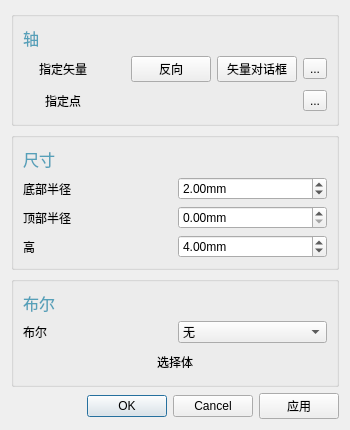
<?xml version="1.0" encoding="UTF-8"?>
<ui version="4.0">
 <class>ConeParamsDialog</class>
 <widget class="QDialog" name="ConeParamsDialog">
  <property name="geometry">
   <rect>
    <x>0</x>
    <y>0</y>
    <width>350</width>
    <height>400</height>
   </rect>
  </property>
  <property name="windowTitle">
   <string>圆锥体</string>
  </property>
  <property name="windowIcon">
   <iconset resource="resource/resources.qrc">
    <normaloff>:/icons/cone_color.png</normaloff>:/icons/cone_color.png</iconset>
  </property>
  <layout class="QGridLayout" name="gridLayout_4">
   <item row="1" column="0">
    <widget class="QGroupBox" name="groupBox_2">
     <property name="title">
      <string/>
     </property>
     <property name="flat">
      <bool>true</bool>
     </property>
     <layout class="QGridLayout" name="gridLayout_2">
      <item row="1" column="0">
       <layout class="QVBoxLayout" name="verticalLayout">
        <item>
         <layout class="QHBoxLayout" name="horizontalLayout_3">
          <item>
           <widget class="QLabel" name="radius1">
            <property name="text">
             <string>底部半径</string>
            </property>
           </widget>
          </item>
          <item>
           <widget class="QDoubleSpinBox" name="Radius1SpinBox">
            <property name="suffix">
             <string>mm</string>
            </property>
            <property name="minimum">
             <double>0.100000000000000</double>
            </property>
            <property name="value">
             <double>2.000000000000000</double>
            </property>
           </widget>
          </item>
         </layout>
        </item>
        <item>
         <layout class="QHBoxLayout" name="horizontalLayout">
          <item>
           <widget class="QLabel" name="Radius2">
            <property name="text">
             <string>顶部半径</string>
            </property>
           </widget>
          </item>
          <item>
           <widget class="QDoubleSpinBox" name="Radius2SpinBox">
            <property name="suffix">
             <string>mm</string>
            </property>
           </widget>
          </item>
         </layout>
        </item>
        <item>
         <layout class="QHBoxLayout" name="horizontalLayout_2">
          <item>
           <widget class="QLabel" name="Height">
            <property name="text">
             <string>高</string>
            </property>
           </widget>
          </item>
          <item>
           <widget class="QDoubleSpinBox" name="HeightSpinBox">
            <property name="suffix">
             <string>mm</string>
            </property>
            <property name="minimum">
             <double>0.100000000000000</double>
            </property>
            <property name="value">
             <double>4.000000000000000</double>
            </property>
           </widget>
          </item>
         </layout>
        </item>
       </layout>
      </item>
      <item row="0" column="0">
       <widget class="QLabel" name="label_3">
        <property name="font">
         <font>
          <pointsize>12</pointsize>
         </font>
        </property>
        <property name="styleSheet">
         <string notr="true">color: rgb(85, 160, 185);</string>
        </property>
        <property name="text">
         <string>尺寸</string>
        </property>
       </widget>
      </item>
     </layout>
    </widget>
   </item>
   <item row="3" column="0">
    <layout class="QHBoxLayout" name="horizontalLayout_5">
     <item>
      <widget class="QDialogButtonBox" name="okandcancel">
       <property name="standardButtons">
        <set>QDialogButtonBox::StandardButton::Cancel|QDialogButtonBox::StandardButton::Ok</set>
       </property>
      </widget>
     </item>
     <item>
      <widget class="QPushButton" name="applyButton">
       <property name="text">
        <string>应用</string>
       </property>
      </widget>
     </item>
    </layout>
   </item>
   <item row="2" column="0">
    <widget class="QGroupBox" name="groupBox_3">
     <property name="title">
      <string/>
     </property>
     <property name="flat">
      <bool>true</bool>
     </property>
     <layout class="QGridLayout" name="gridLayout_3">
      <item row="1" column="0">
       <layout class="QVBoxLayout" name="verticalLayout_2">
        <item>
         <layout class="QHBoxLayout" name="horizontalLayout_4">
          <item>
           <widget class="QLabel" name="label">
            <property name="text">
             <string>布尔</string>
            </property>
           </widget>
          </item>
          <item>
           <widget class="QComboBox" name="comboBox">
            <item>
             <property name="text">
              <string>无</string>
             </property>
            </item>
            <item>
             <property name="text">
              <string>合并</string>
             </property>
            </item>
            <item>
             <property name="text">
              <string>减去</string>
             </property>
            </item>
            <item>
             <property name="text">
              <string>相交</string>
             </property>
            </item>
           </widget>
          </item>
         </layout>
        </item>
        <item>
         <widget class="QPushButton" name="pushButton_3">
          <property name="text">
           <string>选择体</string>
          </property>
          <property name="flat">
           <bool>true</bool>
          </property>
         </widget>
        </item>
       </layout>
      </item>
      <item row="0" column="0">
       <widget class="QLabel" name="label_4">
        <property name="font">
         <font>
          <pointsize>12</pointsize>
         </font>
        </property>
        <property name="styleSheet">
         <string notr="true">color: rgb(85, 160, 185);</string>
        </property>
        <property name="text">
         <string>布尔</string>
        </property>
       </widget>
      </item>
     </layout>
    </widget>
   </item>
   <item row="0" column="0">
    <widget class="QGroupBox" name="groupBox">
     <property name="title">
      <string/>
     </property>
     <property name="flat">
      <bool>true</bool>
     </property>
     <layout class="QGridLayout" name="gridLayout">
      <item row="2" column="0">
       <widget class="QPushButton" name="designated_point">
        <property name="text">
         <string>指定点</string>
        </property>
        <property name="flat">
         <bool>true</bool>
        </property>
       </widget>
      </item>
      <item row="1" column="2">
       <widget class="QPushButton" name="pushButton_2">
        <property name="text">
         <string>反向</string>
        </property>
       </widget>
      </item>
      <item row="1" column="4">
       <widget class="QToolButton" name="toolButton">
        <property name="text">
         <string>...</string>
        </property>
       </widget>
      </item>
      <item row="2" column="4">
       <widget class="QToolButton" name="originSnapToolButton">
        <property name="text">
         <string>...</string>
        </property>
        <property name="popupMode">
         <enum>QToolButton::ToolButtonPopupMode::InstantPopup</enum>
        </property>
       </widget>
      </item>
      <item row="0" column="0">
       <widget class="QLabel" name="label_2">
        <property name="font">
         <font>
          <pointsize>12</pointsize>
          <bold>false</bold>
         </font>
        </property>
        <property name="styleSheet">
         <string notr="true">color: rgb(85, 160, 185);</string>
        </property>
        <property name="text">
         <string>轴</string>
        </property>
       </widget>
      </item>
      <item row="1" column="0">
       <widget class="QPushButton" name="pushButton">
        <property name="text">
         <string>指定矢量</string>
        </property>
        <property name="flat">
         <bool>true</bool>
        </property>
       </widget>
      </item>
      <item row="1" column="1">
       <spacer name="horizontalSpacer">
        <property name="orientation">
         <enum>Qt::Orientation::Horizontal</enum>
        </property>
        <property name="sizeHint" stdset="0">
         <size>
          <width>40</width>
          <height>20</height>
         </size>
        </property>
       </spacer>
      </item>
      <item row="1" column="3">
       <widget class="QPushButton" name="pushButton_4">
        <property name="text">
         <string>矢量对话框</string>
        </property>
       </widget>
      </item>
     </layout>
    </widget>
   </item>
  </layout>
 </widget>
 <resources>
  <include location="resource/resources.qrc"/>
 </resources>
 <connections/>
</ui>
